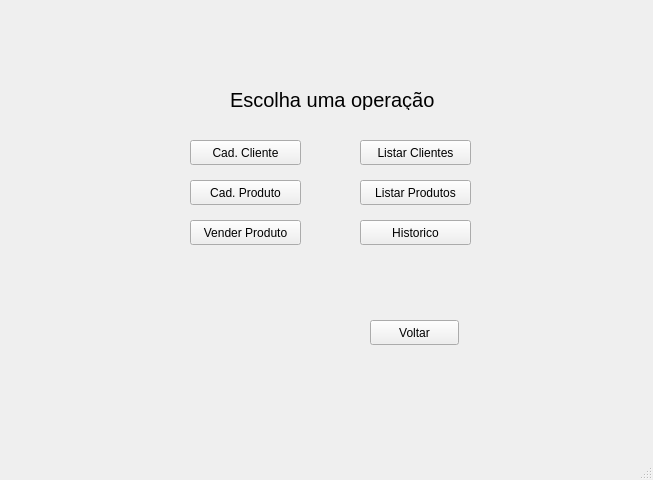
<?xml version="1.0" encoding="UTF-8"?>
<ui version="4.0">
 <class>MainWindow</class>
 <widget class="QMainWindow" name="MainWindow">
  <property name="geometry">
   <rect>
    <x>0</x>
    <y>0</y>
    <width>653</width>
    <height>480</height>
   </rect>
  </property>
  <property name="windowTitle">
   <string>MainWindow</string>
  </property>
  <widget class="QWidget" name="centralwidget">
   <widget class="QPushButton" name="btnCadCliente">
    <property name="geometry">
     <rect>
      <x>190</x>
      <y>140</y>
      <width>111</width>
      <height>25</height>
     </rect>
    </property>
    <property name="text">
     <string>Cad. Cliente</string>
    </property>
   </widget>
   <widget class="QPushButton" name="btnListarClientes">
    <property name="geometry">
     <rect>
      <x>360</x>
      <y>140</y>
      <width>111</width>
      <height>25</height>
     </rect>
    </property>
    <property name="text">
     <string>Listar Clientes</string>
    </property>
   </widget>
   <widget class="QPushButton" name="btnCadProduto">
    <property name="geometry">
     <rect>
      <x>190</x>
      <y>180</y>
      <width>111</width>
      <height>25</height>
     </rect>
    </property>
    <property name="text">
     <string>Cad. Produto</string>
    </property>
   </widget>
   <widget class="QPushButton" name="btnListarProduto">
    <property name="geometry">
     <rect>
      <x>360</x>
      <y>180</y>
      <width>111</width>
      <height>25</height>
     </rect>
    </property>
    <property name="text">
     <string>Listar Produtos</string>
    </property>
   </widget>
   <widget class="QPushButton" name="btnVender">
    <property name="geometry">
     <rect>
      <x>190</x>
      <y>220</y>
      <width>111</width>
      <height>25</height>
     </rect>
    </property>
    <property name="text">
     <string>Vender Produto</string>
    </property>
   </widget>
   <widget class="QPushButton" name="btnHistorico">
    <property name="geometry">
     <rect>
      <x>360</x>
      <y>220</y>
      <width>111</width>
      <height>25</height>
     </rect>
    </property>
    <property name="text">
     <string>Historico</string>
    </property>
   </widget>
   <widget class="QPushButton" name="pushButton_7">
    <property name="geometry">
     <rect>
      <x>370</x>
      <y>320</y>
      <width>89</width>
      <height>25</height>
     </rect>
    </property>
    <property name="text">
     <string>Voltar</string>
    </property>
   </widget>
   <widget class="QLabel" name="label">
    <property name="geometry">
     <rect>
      <x>230</x>
      <y>90</y>
      <width>231</width>
      <height>20</height>
     </rect>
    </property>
    <property name="font">
     <font>
      <pointsize>15</pointsize>
     </font>
    </property>
    <property name="text">
     <string>Escolha uma operação</string>
    </property>
   </widget>
  </widget>
  <widget class="QStatusBar" name="statusbar"/>
 </widget>
 <resources/>
 <connections/>
</ui>
